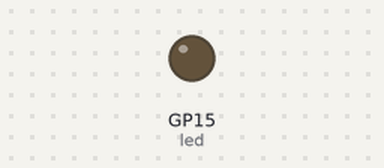
The program below on a simulated Raspberry Pi Pico running CircuitPython. Parts: output pins drawn as LEDs (lit = HIGH).

Above: at 0.4 s.
Timing chart, 0 to 0.9 s (numbered marks = the images above):
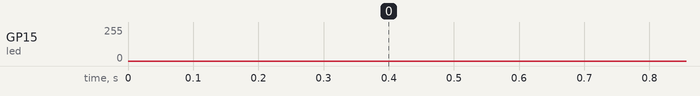

The program:

PulseLED.py
```python
# Pulsing light with PWM output
import board
import pwmio
import time

led = pwmio.PWMOut(board.GP15, frequency=1000)

while True:
    for duty in range(0, 65535, 100):
        led.duty_cycle = duty
        time.sleep(0.00001)
    for duty in range(65535, 0, -100):
        led.duty_cycle = duty
        time.sleep(0.00001)
```
